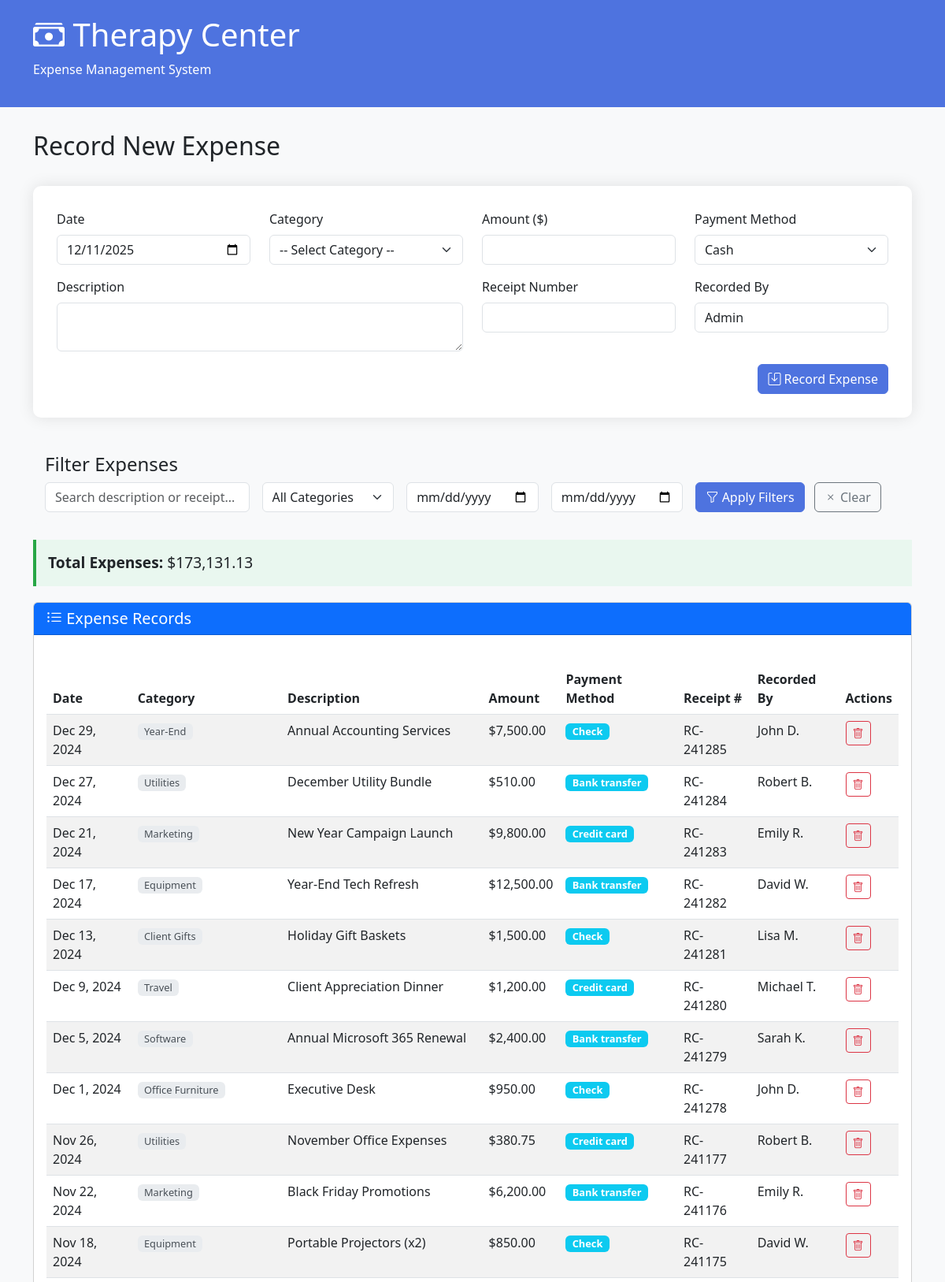
Page /esc.php (upper part) on the committed database.
### tables this page shows
CREATE TABLE expenses (
    id INT AUTO_INCREMENT PRIMARY KEY,
    expense_date DATE NOT NULL,
    category VARCHAR(50) NOT NULL,
    description TEXT,
    amount DECIMAL(10,2) NOT NULL,
    payment_method ENUM('cash', 'bank_transfer', 'check', 'credit_card') NOT NULL,
    receipt_number VARCHAR(50),
    recorded_by VARCHAR(50),
    created_at TIMESTAMP DEFAULT CURRENT_TIMESTAMP
);

### esc.php (the view, shortened to what this page needs)
<?php
$host = 'localhost';
$dbname = 'therapy_center';
$username = 'root';
$password = '';
try {
    $pdo = new PDO("mysql:host=$host;dbname=$dbname", $username, $password);
    $pdo->setAttribute(PDO::ATTR_ERRMODE, PDO::ERRMODE_EXCEPTION);
} catch (PDOException $e) {
    die("Could not connect to the database: " . $e->getMessage());
}
$expenses = [];
$search_term = '';
$date_from = '';
$date_to = '';
try {
    $sql = "SELECT * FROM expenses";
    $params = [];
    $sql .= " ORDER BY expense_date DESC";
    $stmt = $pdo->prepare($sql);
    $stmt->execute($params);
    $expenses = $stmt->fetchAll(PDO::FETCH_ASSOC);
    $stmt = $pdo->prepare(str_replace('*', 'SUM(amount) as total', $sql));
    $stmt->execute($params);
    $total_expenses = $stmt->fetch(PDO::FETCH_ASSOC)['total'] ?? 0;
} catch (PDOException $e) {
    $error_message = 'Error loading expenses: ' . $e->getMessage();
}
?>
<!DOCTYPE html>
<html lang="en">
<head>
    <link href="https://cdn.jsdelivr.net/npm/bootstrap@5.3.0/dist/css/bootstrap.min.css" rel="stylesheet">
    <link rel="stylesheet" href="https://cdn.jsdelivr.net/npm/bootstrap-icons@1.10.0/font/bootstrap-icons.css">
</head>
<body>
    <div class="header">
        <div class="container">
            <h1><i class="bi bi-cash-stack"></i> Therapy Center</h1>
            <p>Expense Management System</p>
        </div>
    </div>
    <div class="container">
        <div class="row mb-4">
            <div class="col-md-12">
                <h2>Record New Expense</h2>
            </div>
        </div>
        <div class="form-container">
            <form method="POST">
                <div class="row mb-3">
                    <div class="col-md-3">
                        <label for="expense_date" class="form-label">Date</label>
                        <input type="date" class="form-control" id="expense_date" name="expense_date"
                               value="<?php echo $_POST['expense_date'] ?? date('Y-m-d'); ?>" required>
                    </div>
                    <div class="col-md-3">
                        <label for="category" class="form-label">Category</label>
                        <select class="form-select" id="category" name="category" required>
                            <option value="">-- Select Category --</option>
                        </select>
                    </div>
                    <div class="col-md-3">
                        <label for="amount" class="form-label">Amount ($)</label>
                        <input type="number" step="0.01" class="form-control" id="amount" name="amount"
                               value="<?php echo $_POST['amount'] ?? ''; ?>" required>
                    </div>
                    <div class="col-md-3">
                        <label for="payment_method" class="form-label">Payment Method</label>
                        <select class="form-select" id="payment_method" name="payment_method" required>
                            <option value="cash" <?php echo ($_POST['payment_method'] ?? '') === 'cash' ? 'selected' : ''; ?>>Cash</option>
                        </select>
                    </div>
                </div>
                <div class="row mb-3">
                    <div class="col-md-6">
                        <label for="description" class="form-label">Description</label>
                        <textarea class="form-control" id="description" name="description" rows="2"><?php echo $_POST['description'] ?? ''; ?></textarea>
                    </div>
                    <div class="col-md-3">
                        <label for="receipt_number" class="form-label">Receipt Number</label>
                        <input type="text" class="form-control" id="receipt_number" name="receipt_number"
                               value="<?php echo $_POST['receipt_number'] ?? ''; ?>">
                    </div>
                    <div class="col-md-3">
                        <label for="recorded_by" class="form-label">Recorded By</label>
                        <input type="text" class="form-control" id="recorded_by" name="recorded_by"
                               value="<?php echo $_POST['recorded_by'] ?? 'Admin'; ?>" required>
                    </div>
                </div>
                <div class="d-grid gap-2 d-md-flex justify-content-md-end">
                    <button type="submit" class="btn btn-primary" name="add_expense">
                        <i class="bi bi-save"></i> Record Expense
                    </button>
                </div>
            </form>
        </div>
        <div class="filter-section">
            <h4>Filter Expenses</h4>
            <form method="GET" action="">
                <div class="row g-3">
                    <div class="col-md-3">
                        <input type="text" class="form-control" name="search" placeholder="Search description or receipt..."
                               value="<?php echo htmlspecialchars($search_term); ?>">
                    </div>
                    <div class="col-md-2">
                        <select class="form-select" name="category">
                            <option value="">All Categories</option>
                        </select>
                    </div>
                    <div class="col-md-2">
                        <input type="date" class="form-control" name="date_from"
                               value="<?php echo htmlspecialchars($date_from); ?>" placeholder="From date">
                    </div>
                    <div class="col-md-2">
                        <input type="date" class="form-control" name="date_to"
                               value="<?php echo htmlspecialchars($date_to); ?>" placeholder="To date">
                    </div>
                    <div class="col-md-3">
                        <button type="submit" class="btn btn-primary me-2">
                            <i class="bi bi-funnel"></i> Apply Filters
                        </button>
                        <a href="?" class="btn btn-outline-secondary">
                            <i class="bi bi-x"></i> Clear
                        </a>
                    </div>
                </div>
            </form>
        </div>
        <div class="total-expenses">
            <div class="row">
                <div class="col-md-12">
                    <strong>Total Expenses:</strong> $<?php echo number_format($total_expenses, 2); ?>
                </div>
            </div>
        </div>
        <div class="card">
            <div class="card-header bg-primary text-white">
                <h5 class="mb-0"><i class="bi bi-list-ul"></i> Expense Records</h5>
            </div>
            <div class="card-body">
                <?php if (count($expenses) > 0): ?>
                    <div class="table-responsive">
                        <table class="table table-striped table-hover">
                            <thead>
                                <tr>
                                    <th>Date</th>
                                    <th>Category</th>
                                    <th>Description</th>
                                    <th>Amount</th>
                                    <th>Payment Method</th>
                                    <th>Receipt #</th>
                                    <th>Recorded By</th>
                                    <th>Actions</th>
                                </tr>
                            </thead>
                            <tbody>
                                <?php foreach ($expenses as $expense): ?>
                                    <tr>
                                        <td><?php echo date('M j, Y', strtotime($expense['expense_date'])); ?></td>
                                        <td><span class="badge badge-category"><?php echo htmlspecialchars($expense['category']); ?></span></td>
                                        <td><?php echo htmlspecialchars($expense['description']); ?></td>
                                        <td>$<?php echo number_format($expense['amount'], 2); ?></td>
                                        <td>
                                            <span class="badge payment-method-badge bg-info">
                                                <?php echo ucfirst(str_replace('_', ' ', $expense['payment_method'])); ?>
                                            </span>
                                        </td>
                                        <td><?php echo htmlspecialchars($expense['receipt_number']); ?></td>
                                        <td><?php echo htmlspecialchars($expense['recorded_by']); ?></td>
                                        <td>
                                            <a href="?delete=<?php echo $expense['id']; ?>" class="btn btn-sm btn-outline-danger"
                                               onclick="return confirm('Are you sure you want to delete this expense?')">
                                                <i class="bi bi-trash"></i>
                                            </a>
                                        </td>
                                    </tr>
                                <?php endforeach; ?>
                            </tbody>
                        </table>
                    </div>
                <?php endif; ?>
            </div>
        </div>
    </div>
</body>
</html>

### esc.php (style rules this page uses)
body { font-family: 'Segoe UI', Tahoma, Geneva, Verdana, sans-serif; background-color: #f8f9fa; }
.header { background-color: #4e73df; color: white; padding: 20px 0; margin-bottom: 30px; }
.form-container { background: white; padding: 30px; border-radius: 10px; box-shadow: 0 0 20px rgba(0,0,0,0.1); margin-bottom: 30px; }
.btn-primary { background-color: #4e73df; border-color: #4e73df; }
.table-responsive { margin-top: 20px; }
.total-expenses { background-color: #e9f7ef; border-left: 4px solid #28a745; padding: 15px; margin-bottom: 20px; font-size: 1.2rem; }
.badge-category { font-size: 0.8rem; font-weight: normal; background-color: #e9ecef; color: #495057; }
.filter-section { background-color: #f8f9fa; padding: 15px; border-radius: 5px; margin-bottom: 20px; }
.payment-method-badge { font-size: 0.8rem; }

### rows in the picture
expenses: expense_date "Dec 29, 2024", category "Year-End", description "Annual Accounting Services", amount "7,500.00", payment_method "Check", receipt_number "RC-241285", recorded_by "John D."
expenses: expense_date "Dec 27, 2024", category "Utilities", description "December Utility Bundle", amount "510.00", payment_method "Bank transfer", receipt_number "RC-241284", recorded_by "Robert B."
expenses: expense_date "Dec 21, 2024", category "Marketing", description "New Year Campaign Launch", amount "9,800.00", payment_method "Credit card", receipt_number "RC-241283", recorded_by "Emily R."
expenses: expense_date "Dec 17, 2024", category "Equipment", description "Year-End Tech Refresh", amount "12,500.00", payment_method "Bank transfer", receipt_number "RC-241282", recorded_by "David W."
expenses: expense_date "Dec 13, 2024", category "Client Gifts", description "Holiday Gift Baskets", amount "1,500.00", payment_method "Check", receipt_number "RC-241281", recorded_by "Lisa M."
expenses: expense_date "Dec 9, 2024", category "Travel", description "Client Appreciation Dinner", amount "1,200.00", payment_method "Credit card", receipt_number "RC-241280", recorded_by "Michael T."
expenses: expense_date "Dec 5, 2024", category "Software", description "Annual Microsoft 365 Renewal", amount "2,400.00", payment_method "Bank transfer", receipt_number "RC-241279", recorded_by "Sarah K."
expenses: expense_date "Dec 1, 2024", category "Office Furniture", description "Executive Desk", amount "950.00", payment_method "Check", receipt_number "RC-241278", recorded_by "John D."
expenses: expense_date "Nov 26, 2024", category "Utilities", description "November Office Expenses", amount "380.75", payment_method "Credit card", receipt_number "RC-241177", recorded_by "Robert B."
expenses: expense_date "Nov 22, 2024", category "Marketing", description "Black Friday Promotions", amount "6,200.00", payment_method "Bank transfer", receipt_number "RC-241176", recorded_by "Emily R."
expenses: expense_date "Nov 18, 2024", category "Equipment", description "Portable Projectors (x2)", amount "850.00", payment_method "Check", receipt_number "RC-241175", recorded_by "David W."

### other values in the picture
$total_expenses "173,131.13"
